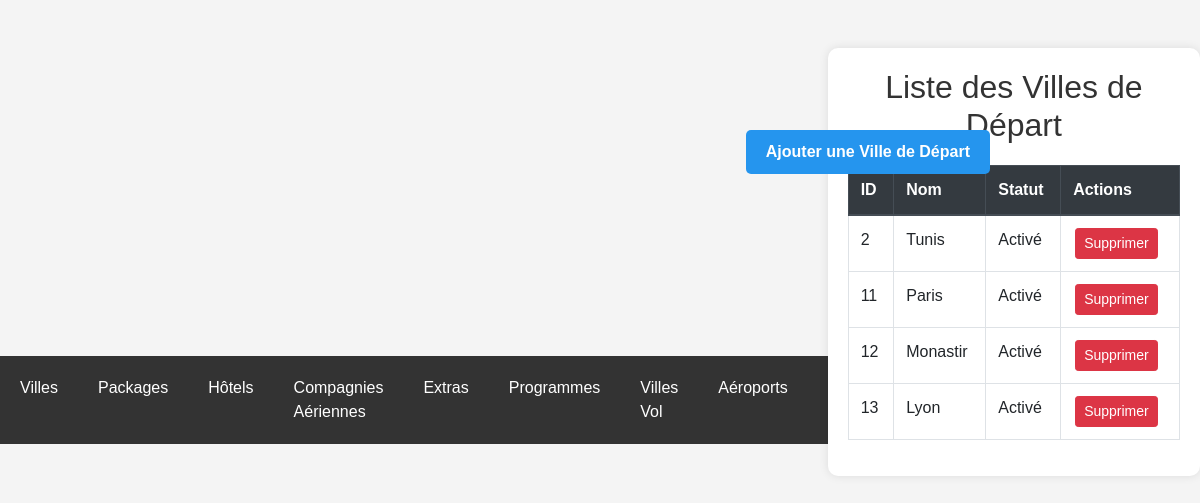
/liste_ville_depart.php (signed in), run on an earlier commit of the app's database.
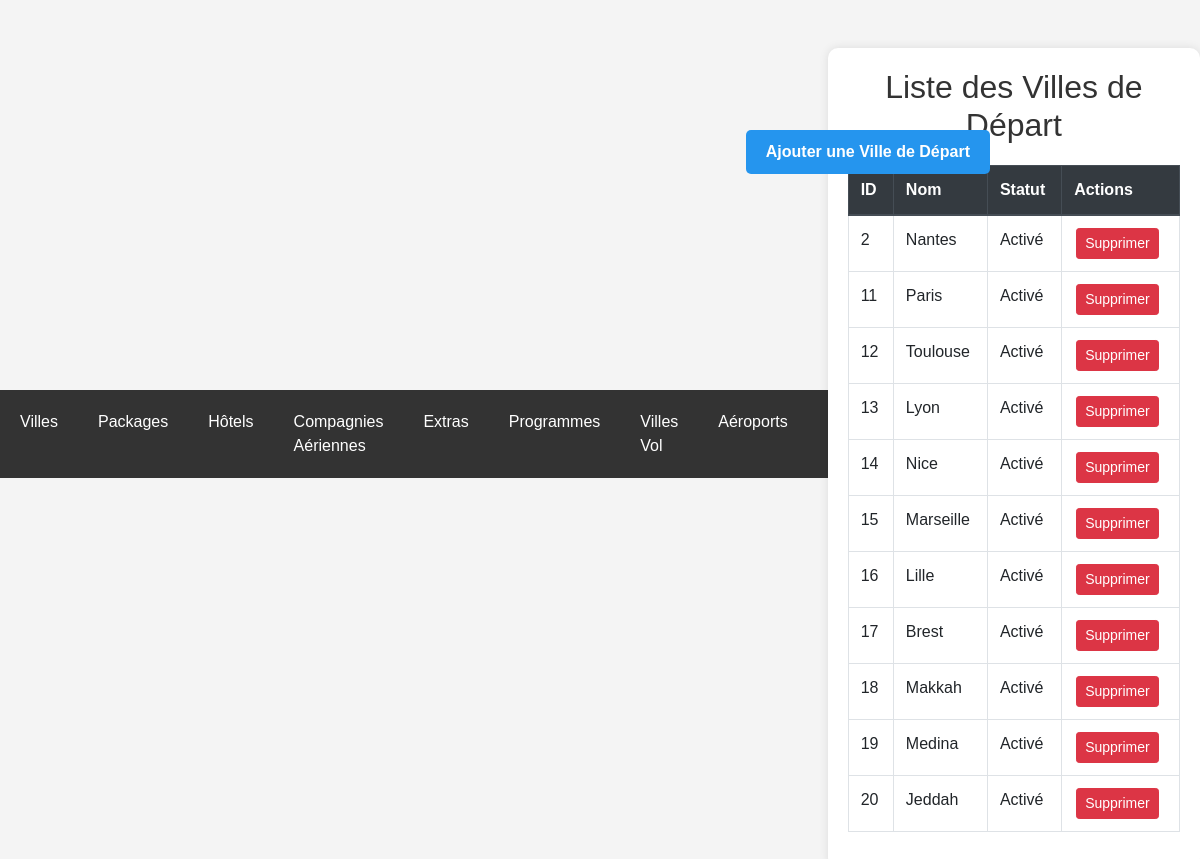
And on a later commit of the database.
### tables this page shows
CREATE TABLE `ville_depart` (
  `id` int(11) NOT NULL,
  `nom` varchar(255) NOT NULL,
  `statut` enum('activé','désactivé') NOT NULL
);

### liste_ville_depart.php (the view, shortened to what this page needs)
<!DOCTYPE html>
<html lang="fr">
<head>
    <link rel="stylesheet" href="https://maxcdn.bootstrapcdn.com/bootstrap/4.5.2/css/bootstrap.min.css">
    <?php include 'header.php'; ?>
</head>
<body>
    <div class="container mt-5">
        <h2 class="text-center">Liste des Villes de Départ</h2>
        <a href="ajouter_ville_depart.php" class='btn-add'><b>Ajouter une Ville de Départ</b></a>
        <table class="table table-bordered">
            <thead class="thead-dark">
                <tr>
                    <th>ID</th>
                    <th>Nom</th>
                    <th>Statut</th>
                    <th>Actions</th>
                </tr>
            </thead>
            <tbody>
                <?php
                include 'db.php';
                $sql = "SELECT * FROM ville_depart";
                $result = mysqli_query($conn, $sql);
                if (mysqli_num_rows($result) > 0) {
                    while ($row = mysqli_fetch_assoc($result)) {
                        echo "<tr>";
                        echo "<td>" . $row["id"] . "</td>";
                        echo "<td>" . $row["nom"] . "</td>";
                        echo "<td>" . ucfirst($row["statut"]) . "</td>";
                        echo "<td><a href='supprimer_ville_depart.php?id=" . $row["id"] . "' class='btn btn-danger btn-sm'>Supprimer</a></td>";
                        echo "</tr>";
                    }
                } else {
                    echo "<tr><td colspan='4' class='text-center'>Aucune ville de départ trouvée</td></tr>";
                }
                ?>
            </tbody>
        </table>
    </div>
</body>
</html>

What changed in the data, as far as the page shows it:
changed ville_depart id 2: nom "Tunis" → "Nantes"
changed ville_depart id 12: nom "Monastir" → "Toulouse"
added ville_depart: id "14", nom "Nice", statut "Activé"
added ville_depart: id "15", nom "Marseille", statut "Activé"
added ville_depart: id "16", nom "Lille", statut "Activé"
added ville_depart: id "17", nom "Brest", statut "Activé"
added ville_depart: id "18", nom "Makkah", statut "Activé"
added ville_depart: id "19", nom "Medina", statut "Activé"
added ville_depart: id "20", nom "Jeddah", statut "Activé"
